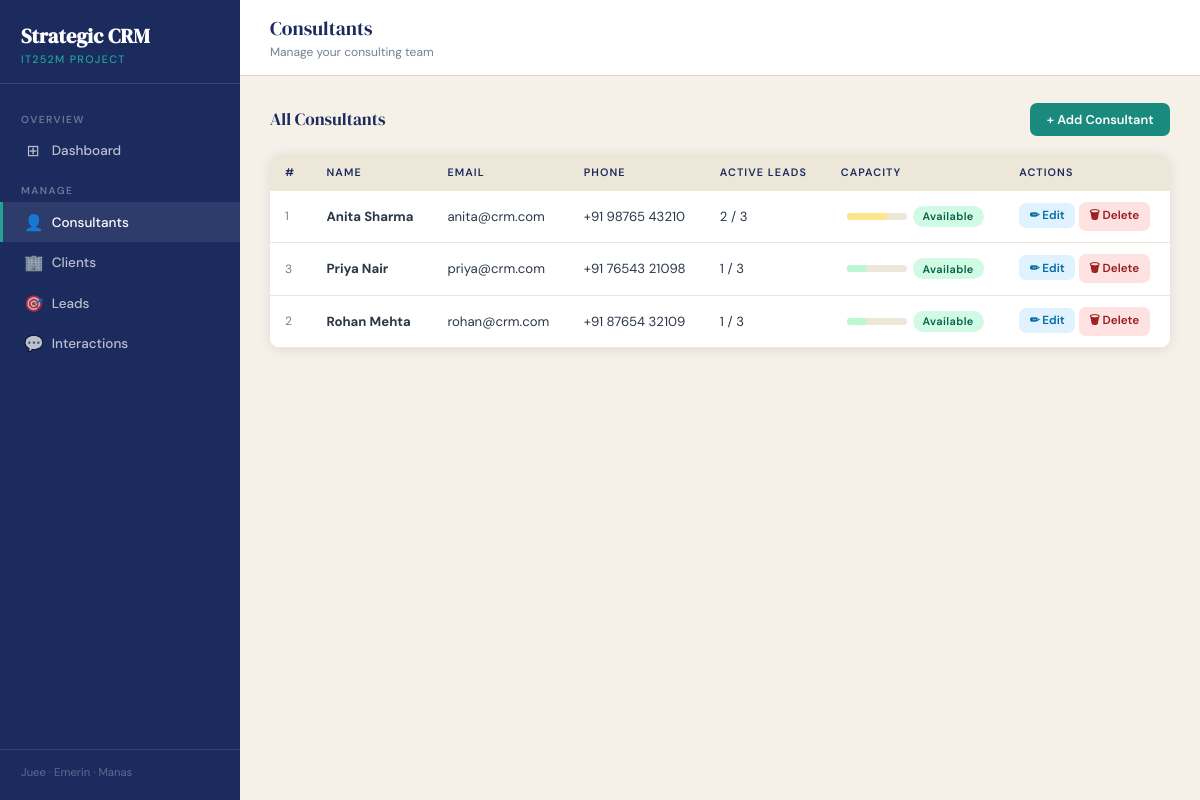
The app's page /consultants.php with its own data.
### tables this page shows
CREATE TABLE IF NOT EXISTS consultants (
    consultant_id   INT AUTO_INCREMENT PRIMARY KEY,
    name            VARCHAR(100) NOT NULL,
    email           VARCHAR(100) NOT NULL UNIQUE,
    phone           VARCHAR(20),
    active_projects INT NOT NULL DEFAULT 0,
    created_at      TIMESTAMP DEFAULT CURRENT_TIMESTAMP
);

### consultants.php (the view, shortened to what this page needs)
<?php
require_once __DIR__ . '/config/db.php';
$consultants = $pdo->query(
    "SELECT c.*,
            (SELECT COUNT(*) FROM leads l
             WHERE l.consultant_id = c.consultant_id AND l.status != 'Closed') AS active_count
     FROM consultants c
     ORDER BY c.name"
)->fetchAll();
require_once __DIR__ . '/includes/header.php';
?>
<div class="section-header">
  <div class="section-title">All Consultants</div>
  <button class="btn btn-primary" onclick="openModal('modal-add')">+ Add Consultant</button>
</div>
<div class="card">
  <div class="table-wrap">
    <table>
      <thead>
        <tr>
          <th>#</th>
          <th>Name</th>
          <th>Email</th>
          <th>Phone</th>
          <th>Active Leads</th>
          <th>Capacity</th>
          <th>Actions</th>
        </tr>
      </thead>
      <tbody>
      <?php if (empty($consultants)): ?>
        <tr><td class="no-data" colspan="7">No consultants found. Add one!</td></tr>
      <?php else: ?>
        <?php foreach ($consultants as $c): ?>
        <tr>
          <td style="color:var(--text-muted);font-size:.8rem;"><?= $c['consultant_id'] ?></td>
          <td><strong><?= htmlspecialchars($c['name']) ?></strong></td>
          <td><?= htmlspecialchars($c['email']) ?></td>
          <td><?= htmlspecialchars($c['phone'] ?? '—') ?></td>
          <td><?= $c['active_count'] ?> / 3</td>
          <td>
            <?php $pct = ($c['active_count']/3)*100; ?>
            <div style="display:flex;align-items:center;gap:.4rem;">
              <div class="cap-bar-bg" style="width:60px;height:7px;">
                <div class="cap-bar-fill cap-<?= $c['active_count'] ?>"
                     style="width:<?= min($pct,100) ?>%;height:7px;border-radius:99px;"></div>
              </div>
              <?php if ($c['active_count'] >= 3): ?>
                <span class="badge" style="background:#fee2e2;color:#991b1b;">Full</span>
              <?php else: ?>
                <span class="badge" style="background:#d1fae5;color:#065f46;">Available</span>
              <?php endif; ?>
            </div>
          </td>
          <td style="white-space:nowrap;">
            <button class="btn btn-edit btn-sm"
              onclick="openEdit(<?= $c['consultant_id'] ?>, '<?= addslashes($c['name']) ?>', '<?= addslashes($c['email']) ?>', '<?= addslashes($c['phone']??'') ?>')">
              ✏ Edit
            </button>
            <form method="POST" style="display:inline;"
                  onsubmit="return confirm('Delete <?= addslashes($c['name']) ?>? This cannot be undone.')">
              <button class="btn btn-danger btn-sm" type="submit">🗑 Delete</button>
            </form>
          </td>
        </tr>
        <?php endforeach; ?>
      <?php endif; ?>
      </tbody>
    </table>
  </div>
</div>
<?php require_once __DIR__ . '/includes/footer.php'; ?>

### css/style.css (style rules this page uses)
:root { --navy: #1C2B5E; --navy-light: #243270; --teal: #1A8A7E; --teal-light: #22a396; --rust: #C1622A; --rust-light: #d97240; --cream: #F5F0E8; --cream-dark: #EDE7DA; --white: #FFFFFF; --text: #2D3748; --text-muted: #718096; --border: #DDD6CA; --shadow: 0 2px 12px rgba(28,43,94,.10); --shadow-lg: 0 8px 32px rgba(28,43,94,.15); --radius: 10px; --sidebar-w: 240px; }
*, *::before, *::after { box-sizing: border-box; margin: 0; padding: 0; }
html { font-size: 15px; scroll-behavior: smooth; }
body { font-family: 'DM Sans', sans-serif; background: var(--cream); color: var(--text); display: flex; min-height: 100vh; }
.section-header { display: flex; align-items: center; justify-content: space-between; margin-bottom: 1.2rem; }
.section-title { font-family: 'DM Serif Display', serif; font-size: 1.15rem; color: var(--navy); }
.btn { display: inline-flex; align-items: center; gap: .4rem; padding: .55rem 1.1rem; border-radius: 7px; font-family: 'DM Sans', sans-serif; font-size: .85rem; font-weight: 600; cursor: pointer; border: none; text-decoration: none; transition: all .17s; white-space: nowrap; }
.btn-primary { background: var(--teal); color: var(--white); }
.btn-danger { background: #fee2e2; color: #991b1b; }
.btn-edit { background: #e0f2fe; color: #0369a1; }
.btn-sm { padding: .3rem .7rem; font-size: .78rem; }
.card { background: var(--white); border-radius: var(--radius); box-shadow: var(--shadow); overflow: hidden; }
.table-wrap { overflow-x: auto; }
table { width: 100%; border-collapse: collapse; font-size: .88rem; }
thead tr { background: var(--cream-dark); }
thead th { padding: .75rem 1rem; text-align: left; font-size: .72rem; font-weight: 600; text-transform: uppercase; letter-spacing: .1em; color: var(--navy); white-space: nowrap; }
tbody tr { border-bottom: 1px solid var(--cream-dark); transition: background .12s; }
tbody td { padding: .75rem 1rem; vertical-align: middle; }
.badge { display: inline-block; padding: .22rem .65rem; border-radius: 50px; font-size: .73rem; font-weight: 600; letter-spacing: .04em; }
.cap-bar-bg { width: 70px; height: 6px; background: var(--cream-dark); border-radius: 99px; display: inline-block; vertical-align: middle; margin-left: .4rem; }
.cap-bar-fill { height: 6px; border-radius: 99px; }
.cap-1 { background: #bbf7d0; }
.cap-2 { background: #fde68a; }

### records on screen
consultants: consultant_id "1", name "Anita Sharma", email "anita@crm.com", phone "+91 98765 43210", active_count "2", min($pct,100) 66.666666666667 (drawn)
consultants: consultant_id "3", name "Priya Nair", email "priya@crm.com", phone "+91 76543 21098", active_count "1", min($pct,100) 33.333333333333 (drawn)
consultants: consultant_id "2", name "Rohan Mehta", email "rohan@crm.com", phone "+91 87654 32109", active_count "1", min($pct,100) 33.333333333333 (drawn)

### other values on screen
$pageTitle "Consultants"
$pageSubtitle "Manage your consulting team"
